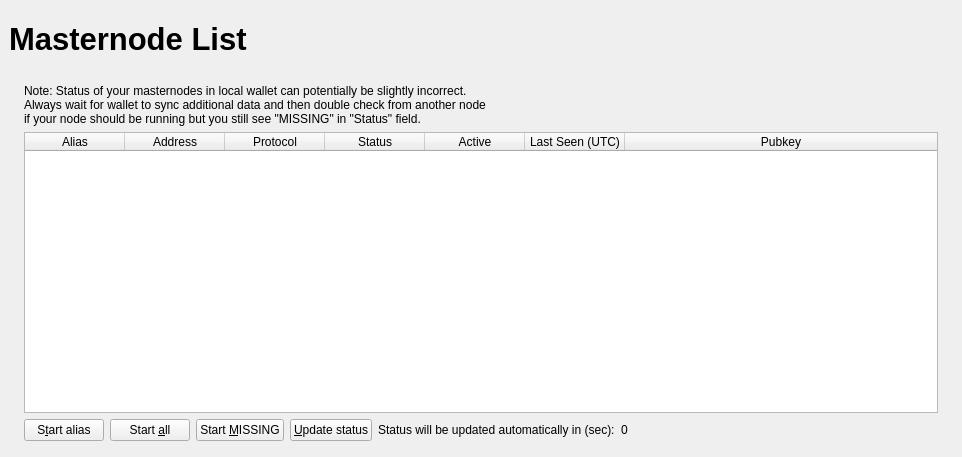
<?xml version="1.0" encoding="UTF-8"?>
<ui version="4.0">
 <class>MasternodeList</class>
 <widget class="QWidget" name="MasternodeList">
  <property name="geometry">
   <rect>
    <x>0</x>
    <y>0</y>
    <width>962</width>
    <height>457</height>
   </rect>
  </property>
  <property name="windowTitle">
   <string>Form</string>
  </property>
  <layout class="QVBoxLayout" name="topLayout" stretch="0">
   <property name="margin">
    <number>9</number>
   </property>
   <item>
    <layout class="QVBoxLayout" name="verticalLayout_Master" stretch="0,1">
     <property name="spacing">
      <number>0</number>
     </property>
     <item>
      <widget class="QFrame" name="frame_Header">
       <layout class="QVBoxLayout" name="verticalLayout_4">
        <property name="margin">
         <number>0</number>
        </property>
        <item>
         <layout class="QHBoxLayout" name="horizontalLayout_Header" stretch="0,1,0">
          <item>
           <widget class="QLabel" name="labelMasternodeList">
            <property name="minimumSize">
             <size>
              <width>0</width>
              <height>0</height>
             </size>
            </property>
            <property name="font">
             <font>
              <pointsize>23</pointsize>
              <weight>75</weight>
              <bold>true</bold>
             </font>
            </property>
            <property name="text">
             <string>Masternode List</string>
            </property>
           </widget>
          </item>
          <item>
           <spacer name="horizontalSpacer">
            <property name="orientation">
             <enum>Qt::Horizontal</enum>
            </property>
            <property name="sizeHint" stdset="0">
             <size>
              <width>40</width>
              <height>20</height>
             </size>
            </property>
           </spacer>
          </item>
          <item>
           <widget class="QLabel" name="labelOverviewHeaderRight">
            <property name="minimumSize">
             <size>
              <width>464</width>
              <height>60</height>
             </size>
            </property>
            <property name="maximumSize">
             <size>
              <width>16777215</width>
              <height>60</height>
             </size>
            </property>
            <property name="font">
             <font>
              <pointsize>14</pointsize>
             </font>
            </property>
            <property name="text">
             <string/>
            </property>
            <property name="alignment">
             <set>Qt::AlignRight|Qt::AlignTrailing|Qt::AlignVCenter</set>
            </property>
           </widget>
          </item>
         </layout>
        </item>
       </layout>
      </widget>
     </item>
     <item>
      <widget class="QFrame" name="frame_BG">
       <layout class="QVBoxLayout" name="verticalLayout_3">
        <property name="margin">
         <number>6</number>
        </property>
        <item>
         <widget class="QFrame" name="frame_Content">
          <layout class="QVBoxLayout" name="verticalLayout">
           <property name="spacing">
            <number>0</number>
           </property>
           <property name="margin">
            <number>0</number>
           </property>
           <item>
            <layout class="QGridLayout" name="gridLayout_2">
             <property name="spacing">
              <number>2</number>
             </property>
             <item row="0" column="0">
              <widget class="QFrame" name="frameList">
               <layout class="QVBoxLayout" name="verticalLayout_2">
                <property name="bottomMargin">
                 <number>1</number>
                </property>
                <item>
                 <layout class="QHBoxLayout" name="horizontalLayout_note">
                  <property name="bottomMargin">
                   <number>0</number>
                  </property>
                  <item>
                   <widget class="QLabel" name="updateNote">
                    <property name="text">
                     <string>Note: Status of your masternodes in local wallet can potentially be slightly incorrect.&lt;br /&gt;Always wait for wallet to sync additional data and then double check from another node&lt;br /&gt;if your node should be running but you still see &quot;MISSING&quot; in &quot;Status&quot; field.</string>
                    </property>
                   </widget>
                  </item>
                 </layout>
                </item>
                <item>
                 <widget class="QTableWidget" name="tableWidgetMyMasternodes">
                  <property name="minimumSize">
                   <size>
                    <width>695</width>
                    <height>0</height>
                   </size>
                  </property>
                  <property name="palette">
                   <palette>
                    <active>
                     <colorrole role="Text">
                      <brush brushstyle="SolidPattern">
                       <color alpha="255">
                        <red>51</red>
                        <green>51</green>
                        <blue>51</blue>
                       </color>
                      </brush>
                     </colorrole>
                    </active>
                    <inactive>
                     <colorrole role="Text">
                      <brush brushstyle="SolidPattern">
                       <color alpha="255">
                        <red>51</red>
                        <green>51</green>
                        <blue>51</blue>
                       </color>
                      </brush>
                     </colorrole>
                    </inactive>
                    <disabled>
                     <colorrole role="Text">
                      <brush brushstyle="SolidPattern">
                       <color alpha="255">
                        <red>85</red>
                        <green>85</green>
                        <blue>85</blue>
                       </color>
                      </brush>
                     </colorrole>
                    </disabled>
                   </palette>
                  </property>
                  <property name="editTriggers">
                   <set>QAbstractItemView::NoEditTriggers</set>
                  </property>
                  <property name="alternatingRowColors">
                   <bool>true</bool>
                  </property>
                  <property name="selectionMode">
                   <enum>QAbstractItemView::SingleSelection</enum>
                  </property>
                  <property name="selectionBehavior">
                   <enum>QAbstractItemView::SelectRows</enum>
                  </property>
                  <property name="sortingEnabled">
                   <bool>true</bool>
                  </property>
                  <attribute name="horizontalHeaderStretchLastSection">
                   <bool>true</bool>
                  </attribute>
                  <column>
                   <property name="text">
                    <string>Alias</string>
                   </property>
                  </column>
                  <column>
                   <property name="text">
                    <string>Address</string>
                   </property>
                  </column>
                  <column>
                   <property name="text">
                    <string>Protocol</string>
                   </property>
                  </column>
                  <column>
                   <property name="text">
                    <string>Status</string>
                   </property>
                  </column>
                  <column>
                   <property name="text">
                    <string>Active</string>
                   </property>
                  </column>
                  <column>
                   <property name="text">
                    <string>Last Seen (UTC)</string>
                   </property>
                  </column>
                  <column>
                   <property name="text">
                    <string>Pubkey</string>
                   </property>
                  </column>
                 </widget>
                </item>
                <item>
                 <layout class="QHBoxLayout" name="horizontalLayout_5">
                  <property name="bottomMargin">
                   <number>0</number>
                  </property>
                  <item>
                   <widget class="QPushButton" name="startButton">
                    <property name="text">
                     <string>S&amp;tart alias</string>
                    </property>
                   </widget>
                  </item>
                  <item>
                   <widget class="QPushButton" name="startAllButton">
                    <property name="text">
                     <string>Start &amp;all</string>
                    </property>
                   </widget>
                  </item>
                  <item>
                   <widget class="QPushButton" name="startMissingButton">
                    <property name="text">
                     <string>Start &amp;MISSING</string>
                    </property>
                   </widget>
                  </item>
                  <item>
                   <widget class="QPushButton" name="UpdateButton">
                    <property name="text">
                     <string>&amp;Update status</string>
                    </property>
                   </widget>
                  </item>
                  <item>
                   <widget class="QLabel" name="autoupdate_label">
                    <property name="text">
                     <string>Status will be updated automatically in (sec):</string>
                    </property>
                   </widget>
                  </item>
                  <item>
                   <widget class="QLabel" name="secondsLabel">
                    <property name="text">
                     <string>0</string>
                    </property>
                   </widget>
                  </item>
                  <item>
                   <spacer name="horizontalSpacer_5">
                    <property name="orientation">
                     <enum>Qt::Horizontal</enum>
                    </property>
                    <property name="sizeHint" stdset="0">
                     <size>
                      <width>40</width>
                      <height>20</height>
                     </size>
                    </property>
                   </spacer>
                  </item>
                 </layout>
                </item>
               </layout>
              </widget>
             </item>
            </layout>
           </item>
          </layout>
         </widget>
        </item>
       </layout>
      </widget>
     </item>
    </layout>
   </item>
  </layout>
 </widget>
 <resources/>
 <connections/>
</ui>
